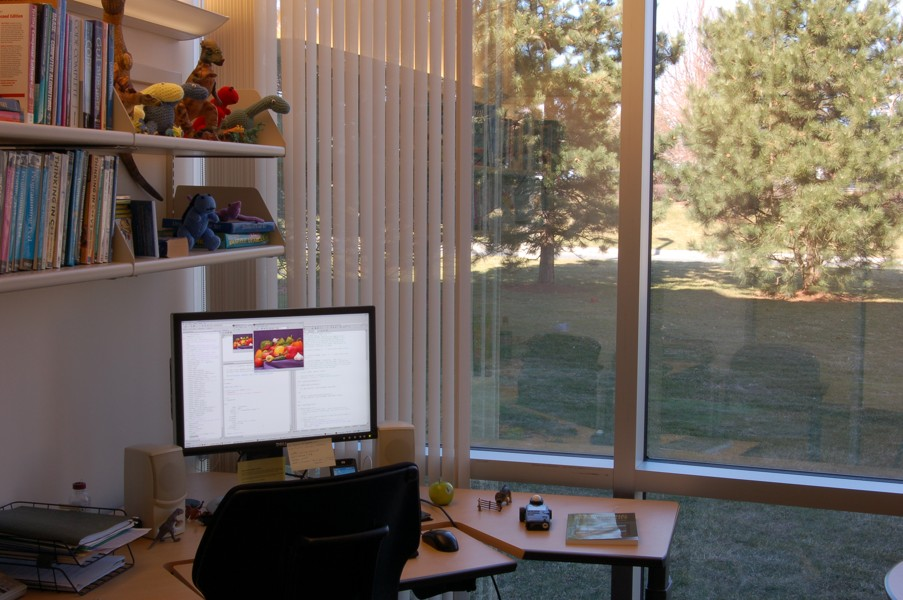
%> input picture 学习资料/《精通图像处理经典算法（MATLAB版）》配套资料/2/2-3-2/office.jpg, 903 x 600 px
$ octave shuipingpingyi.m   (GNU Octave 9; MATLAB toolbox functions it lacks are replaced by stand-ins)
%> lines starting %> are read from the running program, lines starting %| are printed output that depends on the picture
I=imread('office.jpg');
%> I is the input picture: size 600x903x3 uint8; mean R, G, B 113.2, 102.4, 93.5
I=rgb2gray(I);
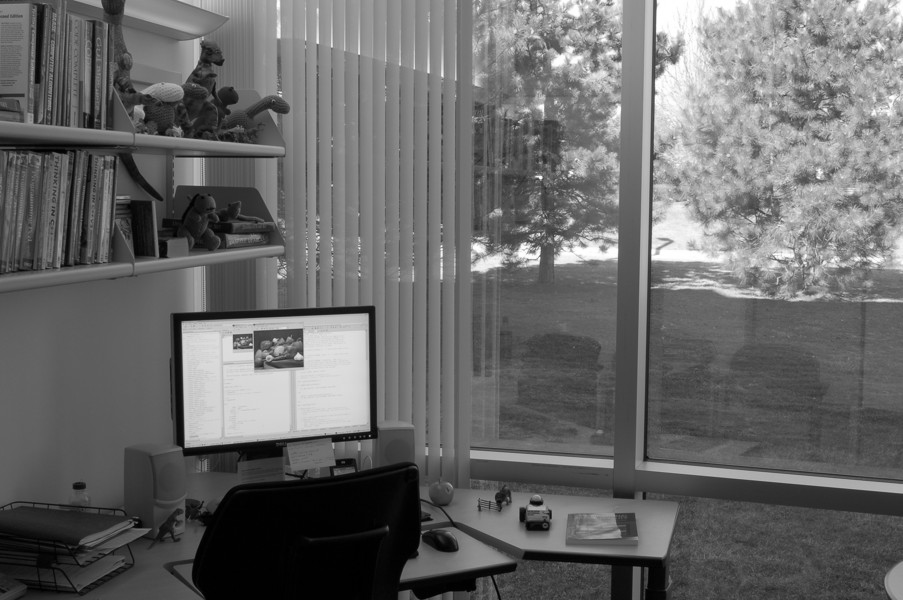
%> I: size 600x903 uint8; min 0, max 255, mean 104.6
subplot(1,2,1);
imshow(I);
title('原图');
I = double(I);
%> I: size 600x903 double
H=size(I);
%> H = [600 903]
I2(1:H(1,1),1:H(1,2))=I(1:H(1,1),H(1,2):-1:1);            %水平镜像
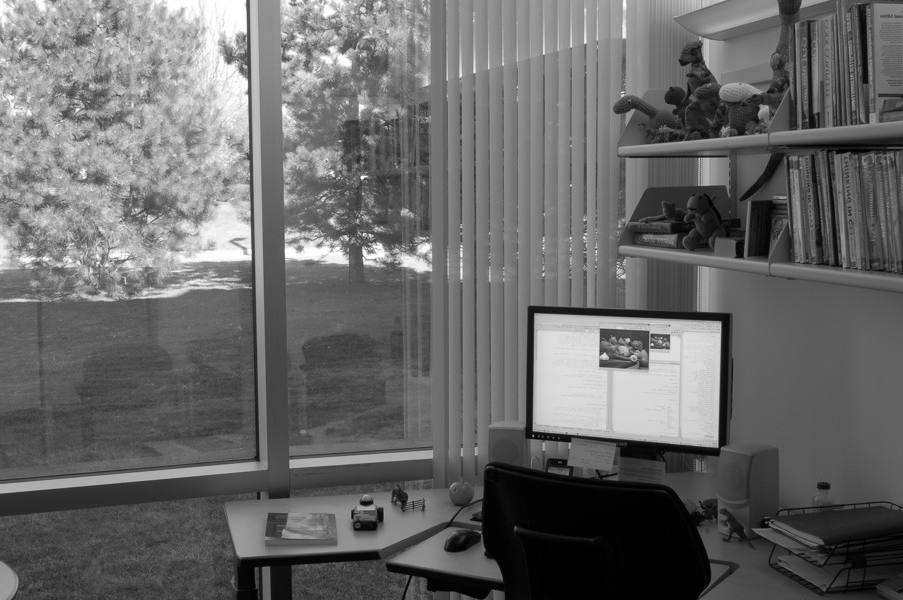
%> I2: size 600x903 double; min 0, max 255, mean 104.6; mean of the top-left, top-right, bottom-left and bottom-right quarters 148.9, 102.5, 85.2, 81.9
subplot(1,2,2);
imshow(uint8(I2));
title('水平镜像');
